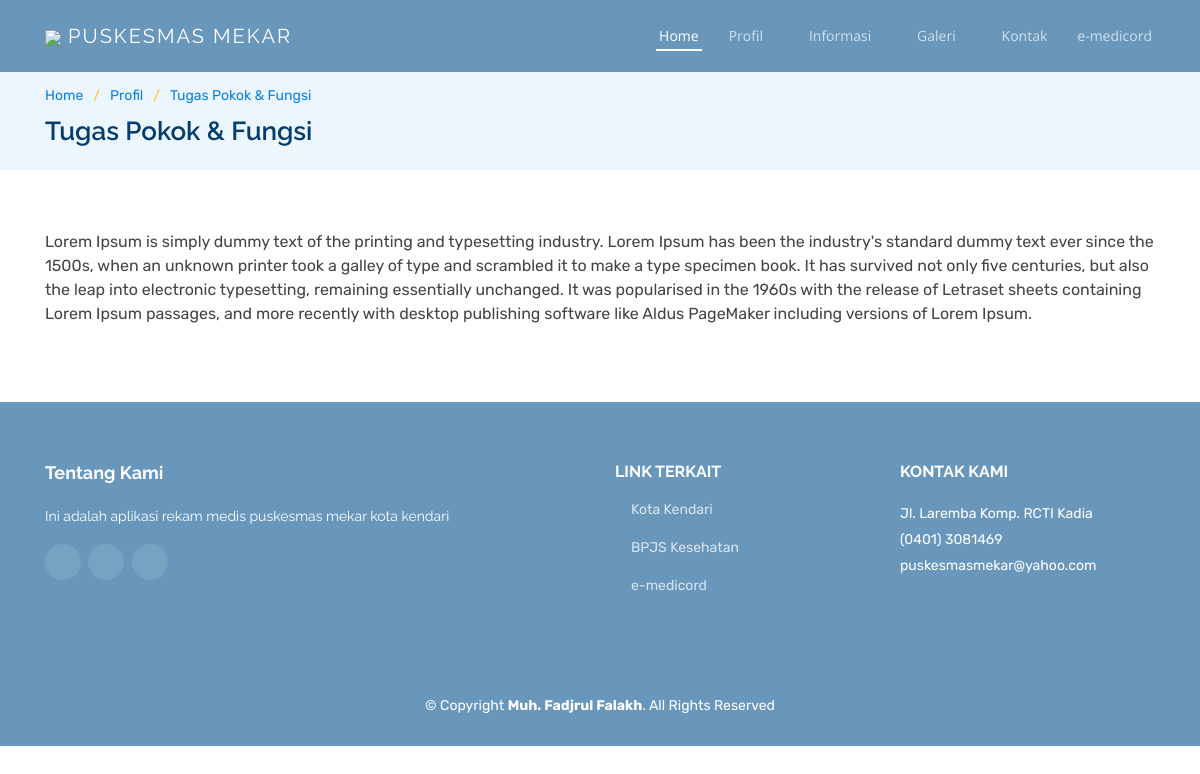
The app's page /index.php/profil/tugas_pokok_fungsi with its own data.
### tables this page shows
CREATE TABLE `tbl_web_content` (
  `content_id` int(11) NOT NULL,
  `content_title` varchar(30) NOT NULL,
  `content_text` text NOT NULL,
  `content_image` varchar(50) NOT NULL,
  `content_menu` varchar(30) NOT NULL,
  `createtime` datetime NOT NULL
);

CREATE TABLE `tbl_setting` (
  `setting_id` int(11) NOT NULL,
  `setting_appname` varchar(100) NOT NULL,
  `setting_short_appname` varchar(10) NOT NULL,
  `setting_owner_name` varchar(100) NOT NULL,
  `setting_phone` varchar(30) NOT NULL,
  `setting_email` varchar(100) NOT NULL,
  `setting_address` text NOT NULL,
  `setting_logo` varchar(100) NOT NULL,
  `setting_background` varchar(150) NOT NULL,
  `setting_instagram` varchar(150) NOT NULL,
  `setting_facebook` varchar(150) NOT NULL,
  `setting_youtube` varchar(150) NOT NULL,
  `setting_about` text DEFAULT NULL,
  `setting_key_aes` varchar(300) NOT NULL,
  `setting_key_speck` varchar(300) NOT NULL,
  `createtime` datetime NOT NULL
);

CREATE TABLE `tbl_web_link` (
  `link_id` int(11) NOT NULL,
  `link_name` varchar(50) NOT NULL,
  `link_url` text NOT NULL,
  `link_image` text NOT NULL,
  `createtime` datetime NOT NULL
);

### application/helpers/site_helper.php (called while the page is built, shortened)
<?php
    if(!function_exists('TemplateLandingPage')){
        function TemplateLandingPage($data, $view, $viewCategory){
            switch($viewCategory){
                default:
                    get_instance()->load->view($view);
                    get_instance()->load->view("landing_page/template/footer");
            }
        }
    }
    if(!function_exists('getSetting')){
        function getSetting(){
            $setting = get_instance()->m_setting->fetch_setting();
            return $setting;
        }
    }
?>

### application/controllers/Profil.php (called while the page is built, shortened)
<?php
class Profil extends CI_Controller {
    public function tugas_pokok_fungsi(){
		$data['setting']             = getSetting();
		$data['link']                = $this->m_link->read('','','');
		$data['content']             = $this->m_content->get('tupoksi');
		$data['news_category']       = $this->m_news_category->read('','','');
		$view         = "landing_page/profil/tupoksi";
		$viewCategory = "all";
		TemplateLandingPage($data, $view, $viewCategory);
	}
}

### index.php (called while the page is built, shortened)
<?php
require_once BASEPATH.'core/CodeIgniter.php';

### application/models/M_content.php (called while the page is built, shortened)
<?php
class M_content extends CI_Model {
    public function get($id) {
        $this->db->where('content_menu', $id);
        $query = $this->db->get('tbl_web_content', 1);
        return $query->result();
    }
}
?>

### application/models/M_setting.php (called while the page is built, shortened)
<?php
class M_setting extends CI_Model {
    public function fetch_setting() {
        $this->db->select("*");
        $this->db->from('tbl_setting');
        $this->db->where('setting_id', 1);
        $query = $this->db->get();
        if ($query->num_rows() > 0) {
            foreach ($query->result() as $row) {
                $data[] = $row;
            }
            return $data;
        }
        return false;
    }
}
?>

### application/models/M_link.php (called while the page is built, shortened)
<?php
class M_link extends CI_Model {
    public function read($limit, $start, $key) {
        $this->db->select('*');
        $this->db->from('tbl_web_link');
        $query = $this->db->get();
        if ($query->num_rows() > 0) {
            foreach ($query->result() as $row) {
                $data[] = $row;
            }
            return $data;
        }
        return null;
    }
}
?>

### application/views/landing_page/profil/tupoksi.php (the view)
 <section id="breadcrumbs" class="breadcrumbs">
    <div class="container">
        <ol>
            <li><a href="<?php echo site_url('LandingPage')?>">Home</a></li>
            <li><a href="#">Profil</a></li>
            <li><a href="#">Tugas Pokok & Fungsi</a></li>
        </ol>
        <h2>Tugas Pokok & Fungsi</h2>
    </div>
</section>
<main id="main">
    <section id="services" class="services">
        <div class="container" data-aos="fade-up">
            <?php echo $content[0]->content_text;?>
        </div>
    </section>
</main>

### application/views/landing_page/template/footer.php (shortened to what this page needs)
        <footer id="footer">
            <div class="footer-top">
                <div class="container">
                    <div class="row">
                        <div class="col-lg-6 col-md-6 footer-info">
                            <h3>Tentang Kami</h3>
                            <p><?php echo $setting[0]->setting_about;?></p>
                            <div class="social-links mt-3">
                                <a href="<?php echo $setting[0]->setting_facebook;?>" class="facebook"><i class="bx bxl-facebook"></i></a>
                                <a href="<?php echo $setting[0]->setting_instagram;?>" class="instagram"><i class="bx bxl-instagram"></i></a>
                                <a href="<?php echo $setting[0]->setting_youtube;?>" class="youtube"><i class="bx bxl-youtube"></i></a>
                            </div>
                        </div>
                        <div class="col-lg-3 col-md-6 footer-links">
                            <h4>Link Terkait</h4>
                            <ul>
                                <?php foreach($link as $l){ ?>
                                <li><i class="bx bx-chevron-right"></i> <a target="_blank" href="<?php echo $l->link_url;?>"><?php echo $l->link_name;?></a></li>
                                <?php }?>
                            </ul>
                        </div>
                        <div class="col-lg-3 col-md-6 footer-contact">
                            <h4>Kontak Kami</h4>
                            <p>
                                <?php echo $setting[0]->setting_address;?> <br>
                                <?php echo $setting[0]->setting_phone;?><br>
                                <?php echo $setting[0]->setting_email;?><br>
                            </p>
                        </div>
                    </div>
                </div>
            </div>
            <div class="container">
                <div class="copyright">
                    &copy; Copyright <strong><span><?php echo $setting[0]->setting_owner_name;?></span></strong>. All Rights Reserved
                </div>
            </div>
        </footer>
	</body>
</html>

### assets/landing_page/css/style.css (style rules this page uses)
body { font-family: "Open Sans", sans-serif; color: #444444; }
a { color: #0880e8; }
h1, h2, h3, h4, h5, h6 { font-family: "Raleway", sans-serif; }
section { padding: 60px 0; overflow: hidden; }
.breadcrumbs { padding: 15px 0; background: #ecf6fe; margin-top: 70px; }
.breadcrumbs h2 { font-size: 26px; font-weight: 600; color: #043c6d; }
.breadcrumbs ol { display: flex; flex-wrap: wrap; list-style: none; padding: 0 0 10px 0; margin: 0; font-size: 14px; }
.breadcrumbs ol li + li { padding-left: 10px; }
.breadcrumbs ol li + li::before { display: inline-block; padding-right: 10px; color: #ffc412; content: "/"; }
#footer { background: #6897bb; padding: 0 0 30px 0; color: #fff; font-size: 14px; }
#footer .footer-top { background: #6897bb; padding: 60px 0 30px 0; }
#footer .footer-top .footer-info { margin-bottom: 30px; }
#footer .footer-top .footer-info h3 { font-size: 18px; margin: 0 0 20px 0; padding: 2px 0 2px 0; line-height: 1; font-weight: 700; }
#footer .footer-top .footer-info p { font-size: 14px; line-height: 24px; margin-bottom: 0; font-family: "Raleway", sans-serif; color: #fff; }
#footer .footer-top .social-links a { font-size: 16px; display: inline-block; background: rgba(255, 255, 255, 0.1); color: #fff; line-height: 1; padding: 10px 0; margin-right: 4px; border-radius: 50%; text-align: center; width: 36px; height: 36px; transition: 0.3s; }
#footer .footer-top h4 { font-size: 16px; font-weight: bold; color: #fff; text-transform: uppercase; position: relative; padding-bottom: 12px; }
#footer .footer-top .footer-links { margin-bottom: 30px; }
#footer .footer-top .footer-links ul { list-style: none; padding: 0; margin: 0; }
#footer .footer-top .footer-links ul i { padding-right: 2px; color: #5db1f9; font-size: 18px; line-height: 1; }
#footer .footer-top .footer-links ul li { padding: 10px 0; display: flex; align-items: center; }
#footer .footer-top .footer-links ul li:first-child { padding-top: 0; }
#footer .footer-top .footer-links ul a { color: rgba(255, 255, 255, 0.75); transition: 0.3s; display: inline-block; line-height: 1; }
#footer .footer-top .footer-contact { margin-bottom: 30px; }
#footer .footer-top .footer-contact p { line-height: 26px; }
#footer .copyright { text-align: center; padding-top: 30px; }

### application/views/landing_page/template/header.php (style rules this page uses)
.fontRubik { font-family: 'Rubik', sans-serif; }

### records on screen
tbl_web_content: content_text "Lorem Ipsum is simply dummy text of the printing and typesetting industry. Lorem Ipsum has been the industry's standard dummy text ever since the 1500s, when an unknown printer took a galley of type and scrambled it to make a type specimen book. It has survived not only five centuries, but also the leap into electronic typesetting, remaining essentially unchanged. It was popularised in the 1960s with the release of Letraset sheets containing Lorem Ipsum passages, and more recently with desktop publishing software like Aldus PageMaker including versions of Lorem Ipsum."
tbl_setting: setting_about "Ini adalah aplikasi rekam medis puskesmas mekar kota kendari", setting_address "Jl. Laremba Komp. RCTI Kadia", setting_phone "(0401) 3081469", setting_email "puskesmasmekar@yahoo.com", setting_owner_name "Muh. Fadjrul Falakh"
tbl_web_link: link_name "Kota Kendari"
tbl_web_link: link_name "BPJS Kesehatan"
tbl_web_link: link_name "e-medicord"
